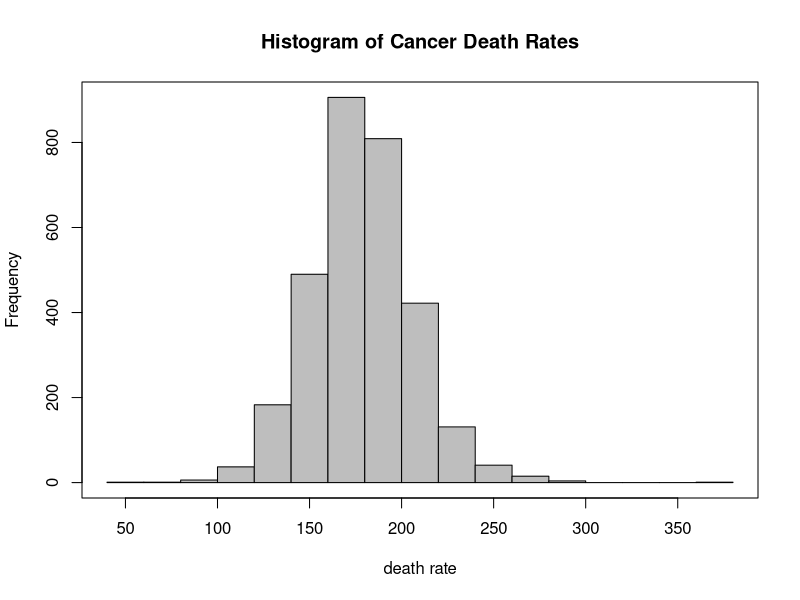
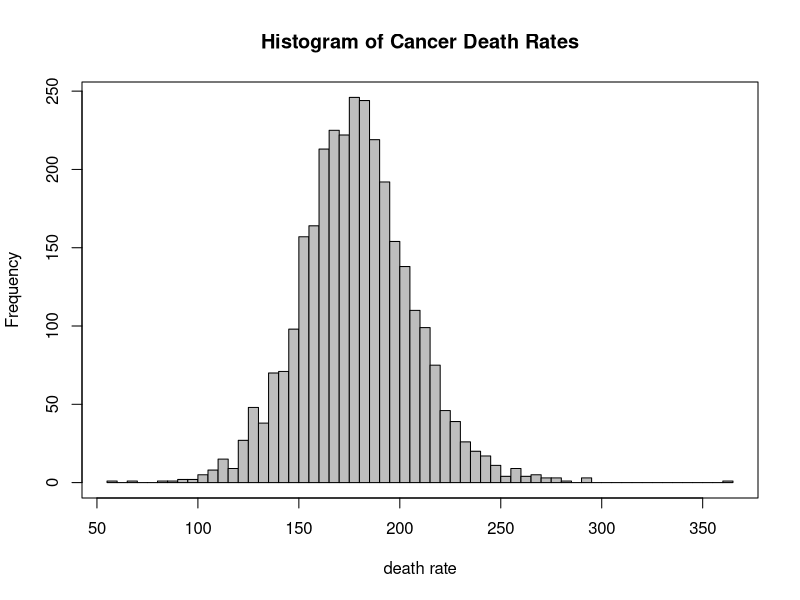
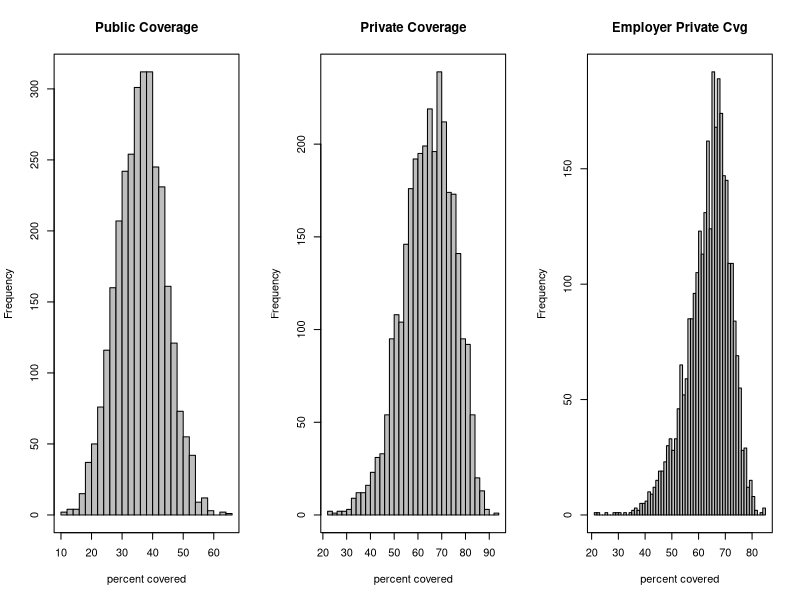
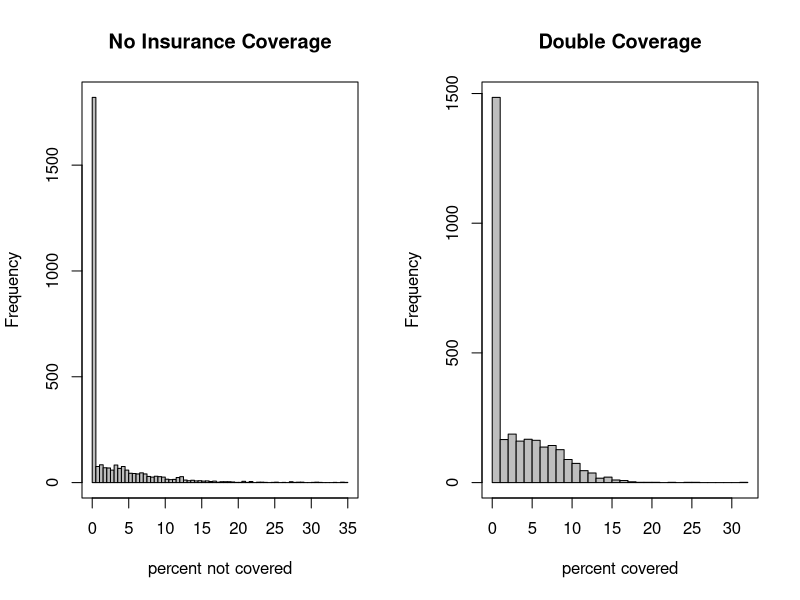
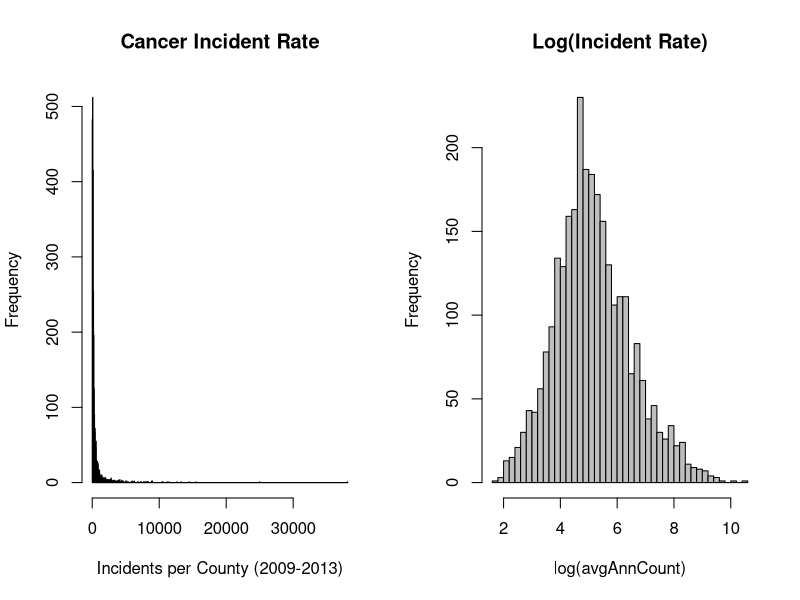
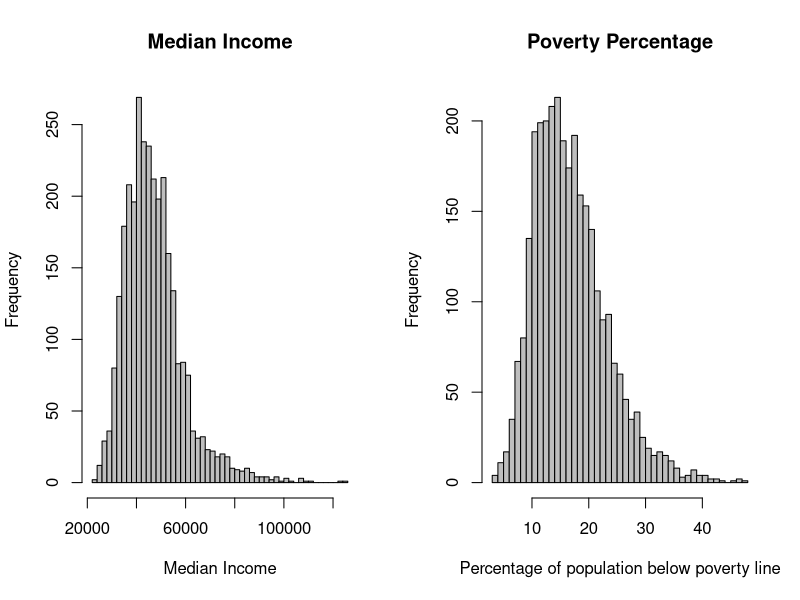
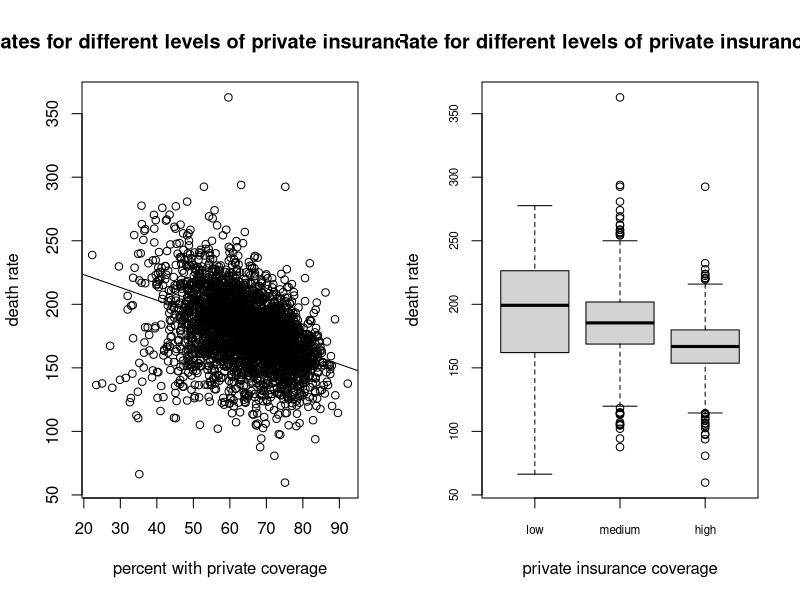
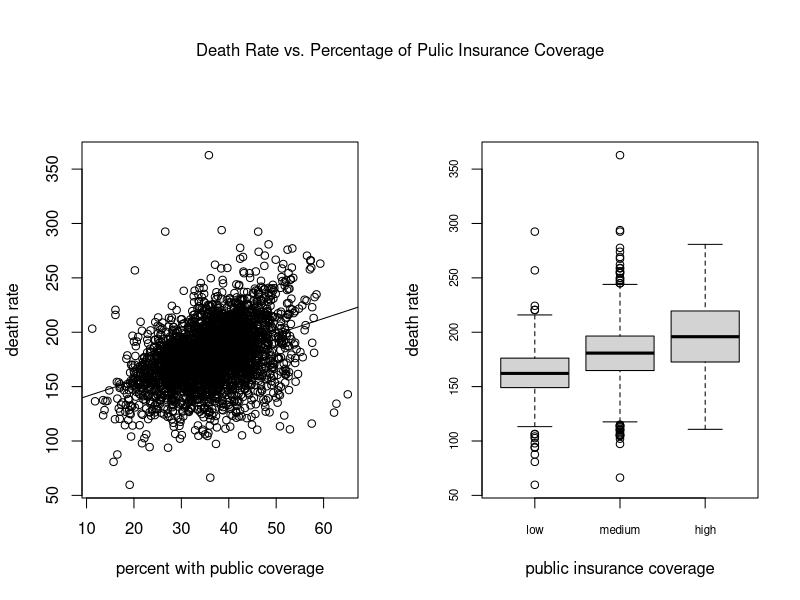

The R script that drew these images, in order:
## ---- chunk 1
knitr::opts_chunk$set(echo = TRUE,warning=FALSE)
library(car)
library(gridExtra)
## ---- chunk 2
raw_data<-read.csv("cancer.csv")  #Assumes file in current working directory
cancer.df<-raw_data #Keep one copy of raw data as is
## ---- chunk 3
str(cancer.df)
## ---- chunk 4
colSums(is.na(cancer.df)) 
## ---- chunk 5
#Check medianAge based on summary
summary(cancer.df$MedianAge)

## ---- chunk 6
#Check medianAge based on summary

ageoutliers<-cancer.df[cancer.df$MedianAge>100,]  
summary(ageoutliers$MedianAge) # 
## ---- chunk 7
#Divide outliers by 10
cancer.df$MedianAge[cancer.df$MedianAge>150]<-cancer.df$MedianAge/10  # Set outlier values to NA
summary(cancer.df$MedianAge)
## ---- chunk 8
cancer.df$AnnCountPercent<-100*cancer.df$avgAnnCount/cancer.df$popEst2015
summary(cancer.df$AnnCountPercent)
## ---- chunk 9

#Assuming anything over 50% incident rate has to be an error
outliers<-cancer.df[cancer.df$AnnCountPercent>50,] 
summary(outliers$avgAnnCount)

## ---- chunk 10

error_value<-outliers[1,"avgAnnCount"]
#Assuming any observation with this value is an error, set them to NA
cancer.df$avgAnnCount[cancer.df$avgAnnCount==error_value]<-NA
#Recalculate percentages
cancer.df$AnnCountPercent<-with(cancer.df,100*avgAnnCount/popEst2015) 
summary(cancer.df$AnnCountPercent)

## ---- chunk 11
cancer.df$PctDoubleCoverage=cancer.df$PctPublicCoverage + cancer.df$PctPrivateCoverage - 100
cancer.df$PctDoubleCoverage[cancer.df$PctDoubleCoverage < 0] = 0
cancer.df$PctNoCoverage = 100 - cancer.df$PctPublicCoverage - cancer.df$PctPrivateCoverage
cancer.df$PctNoCoverage[cancer.df$PctNoCoverage < 0] = 0
cancer.df$EmpSponsoredPct = cancer.df$PctEmpPrivCoverage / cancer.df$PctPrivateCoverage * 100
cancer.df$PctPublicCoverageCat<-cut(cancer.df$PctPublicCoverage, seq(0,100,10), right=FALSE)
cancer.df$PctPrivateCoverageCat<-cut(cancer.df$PctPrivateCoverage, seq(0,100,10), right=FALSE)
cancer.df$PctEmpPrivCoverageCat<-cut(cancer.df$PctEmpPrivCoverage, seq(0,100,10), right=FALSE)
cancer.df$IncomeCat<-cut(cancer.df$medIncome, seq(0,160000,20000), right=FALSE, labels=c("0 - 20k","20k - 40k", "40k - 60k", "60k - 80k", "80k - 100k", "100k - 120k", "120k - 140k", "140k - 160k"))
## ---- chunk 12
summary(cancer.df$deathRate)
## ---- chunk 13
with(cancer.df, hist(deathRate,  col = "gray", 
                     main="Histogram of Cancer Death Rates",
                     xlab="death rate"))
box()
## ---- chunk 14
with(cancer.df, hist(deathRate,  breaks='FD', col = "gray", 
                     main="Histogram of Cancer Death Rates",
                     xlab="death rate"))
box()
## ---- chunk 15
nrow(cancer.df[cancer.df$deathRate > 300,])
## ---- chunk 16
cancer.df[cancer.df$deathRate > 300,c(2:5,7,10,21:23,30)]
## ---- chunk 17
summary(cancer.df$PctPublicCoverage)
## ---- chunk 18
summary(cancer.df$PctPrivateCoverage)
## ---- chunk 19
summary(cancer.df$EmpSponsoredPct)
## ---- chunk 20
par(mfrow=c(1,3))
with(cancer.df, hist(PctPublicCoverage, breaks="FD", col = "gray", 
                     main="Public Coverage",
                     xlab = "percent covered"))
box()
with(cancer.df, hist(PctPrivateCoverage, breaks="FD", col = "gray", 
                     main="Private Coverage",
                     xlab="percent covered"))
box()
with(cancer.df, hist(EmpSponsoredPct, breaks="FD", col = "gray", 
                     main="Employer Private Cvg",
                     xlab = "percent covered"))
box()
## ---- chunk 21

par(mfrow=c(1,2))
with(cancer.df, hist(PctNoCoverage, breaks="FD", col = "gray", 
                     main="No Insurance Coverage",
                     xlab = "percent not covered"))
box()
with(cancer.df, hist(PctDoubleCoverage, breaks="FD", col = "gray", 
                     main="Double Coverage",
                     xlab = "percent covered"))
box()
## ---- chunk 22
#Summarize PctNoCoverage
summary(cancer.df$PctNoCoverage)
quantile(cancer.df$PctNoCoverage, prob = seq(0, 1, length = 11), type = 5)
## ---- chunk 23
#Summarize PctDoubleCoverage
summary(cancer.df$PctDoubleCoverage)
quantile(cancer.df$PctDoubleCoverage, prob = seq(0, 1, length = 11), type = 5)
## ---- chunk 24
par(mfrow=c(1,2))
hist(cancer.df$avgAnnCount, breaks="fd", xlab = "Incidents per County (2009-2013)", ylab="Frequency", main = "Cancer Incident Rate", col= "gray")
hist(log(cancer.df$avgAnnCount), breaks="fd", xlab = "log(avgAnnCount)", ylab="Frequency", main = "Log(Incident Rate)", col= "gray")
## ---- chunk 25
par(mfrow=c(1,2))
hist(cancer.df$medIncome, breaks="fd", xlab = "Median Income", ylab="Frequency", main = "Median Income", col= "gray")
hist(cancer.df$povertyPercent, breaks="fd", xlab = "Percentage of population below poverty line", ylab="Frequency", main = "Poverty Percentage", col= "gray")
## ---- chunk 26
plot(cancer.df$PctPrivateCoverage, cancer.df$deathRate, 
     xlab = "percent with private coverage", ylab = "death rate", 
     main = "Death rates for different levels of private insurance coverage")
abline(lm(cancer.df$deathRate ~ cancer.df$PctPrivateCoverage))

cor(cancer.df$deathRate, cancer.df$PctPrivateCoverage)
## ---- chunk 27
levels(cut(cancer.df$PctPrivateCoverage, 3, include.lowest=TRUE))
boxplot(deathRate ~ cut(PctPrivateCoverage, 3, include.lowest=TRUE, 
        labels=c("low", "medium", "high")), 
        data = cancer.df,
        cex.axis = .7,
        main = "Death Rate for different levels of private insurance coverage",
        xlab = "private insurance coverage", ylab = "death rate")
## ---- chunk 28
par(oma = c( 0, 0, 3, 0 ) )
par(mfrow=c(1,2))
plot(cancer.df$PctPublicCoverage, cancer.df$deathRate,  
     xlab = "percent with public coverage", ylab = "death rate")
abline(lm(cancer.df$deathRate ~ cancer.df$PctPublicCoverage))

cor(cancer.df$deathRate, cancer.df$PctPublicCoverage)
levels(cut(cancer.df$PctPublicCoverage, 3, include.lowest=TRUE))
boxplot(deathRate ~ cut(PctPublicCoverage, 3, include.lowest=TRUE, 
        labels=c("low", "medium", "high")), 
        data = cancer.df,
        cex.axis = .7,
        xlab = "public insurance coverage", ylab = "death rate")
mtext( "Death Rate vs. Percentage of Pulic Insurance Coverage",outer=TRUE )
## ---- chunk 29

plot(cancer.df$PctPublicCoverage, cancer.df$PctPrivateCoverage,  
     xlab = "percent with public coverage", ylab = "percent with private coverage", 
     main = "Private coverage for different levels of public insurance coverage")
abline(lm(cancer.df$PctPrivateCoverage ~ cancer.df$PctPublicCoverage))

cor(cancer.df$PctPrivateCoverage, cancer.df$PctPublicCoverage)
## ---- chunk 30
levels(cut(cancer.df$PctPublicCoverage, 3, include.lowest=TRUE))
boxplot(PctPrivateCoverage ~ cut(PctPublicCoverage, 3, include.lowest=TRUE, 
        labels=c("low", "medium", "high")), 
        data = cancer.df,
        cex.axis = .7,
        main = "Private coverage for different levels of public insurance coverage",
        xlab = "public insurance coverage", ylab = "percent with private coverage")


## ---- chunk 31
plot(cancer.df$EmpSponsoredPct, cancer.df$deathRate,  
     xlab = "percentage of private coverage provided by employers", 
     ylab = "death rate", 
     main = "Death rates for different levels of employer coverage")
abline(lm(cancer.df$deathRate ~ cancer.df$EmpSponsoredPct))

cor(cancer.df$deathRate, cancer.df$EmpSponsoredPct)
## ---- chunk 32

plot(log(cancer.df$avgAnnCount),cancer.df$PctPrivateCoverage, ylab = "% population with private health insurance", xlab="log(avgAnnCount)", main= "Correlation of Incident Rate with Private Insurance Coverage")
abline(lm(cancer.df$PctPrivateCoverage[!is.na(cancer.df$avgAnnCount)] ~ log(cancer.df$avgAnnCount[!is.na(cancer.df$avgAnnCount)])))

cor(log(cancer.df$avgAnnCount),cancer.df$PctPrivateCoverage, use = "complete.obs")
## ---- chunk 33
plot(log(cancer.df$avgAnnCount),cancer.df$PctPublicCoverage, ylab = "% population with public health insurance", xlab="log(avgAnnCount)", main= "Correlation of Incident Rate with Public Insurance Coverage")
abline(lm(cancer.df$PctPublicCoverage[!is.na(cancer.df$avgAnnCount)] ~ log(cancer.df$avgAnnCount[!is.na(cancer.df$avgAnnCount)])))

cor(log(cancer.df$avgAnnCount),cancer.df$PctPublicCoverage, use = "complete.obs")

## ---- chunk 34
plot(log(cancer.df$avgAnnCount),cancer.df$deathRate, ylab = "Cancer Death Rate", xlab="log(avgAnnCount)", main= "Death Rate vs log(avgAnnCount)")
abline(lm(cancer.df$deathRate[!is.na(cancer.df$avgAnnCount)] ~ log(cancer.df$avgAnnCount[!is.na(cancer.df$avgAnnCount)])))

cor(log(cancer.df$avgAnnCount),cancer.df$deathRate, use = "complete.obs")
## ---- chunk 35

levels(cut(log(cancer.df$avgAnnCount), 7, include.lowest=TRUE))
boxplot(deathRate ~ cut(log(avgAnnCount), 7, include.lowest=TRUE), 
        data = cancer.df,
        cex.axis = .7,
        main = "Death Rate for different levels of incidence rate",
        xlab = "log(avgAnnCount)", ylab = "Death Rate")
## ---- chunk 36
scatterplot(cancer.df$medIncome,cancer.df$PctPrivateCoverage, ylab = "% population with private health insurance", xlab="Median Income", main= "Private Coverage vs Median Income", col=palette(), boxplots = FALSE, legend = TRUE)

cor(cancer.df$medIncome,cancer.df$PctPrivateCoverage)
## ---- chunk 37

boxplot(cancer.df$PctPrivateCoverage ~ cut(cancer.df$medIncome, right=FALSE,seq(20000,140000,20000),labels = c("20k - 40k","40k - 60k","60k - 80k", "80k - 100k", "100k - 120k", "120k - 140k")),
        main = "Private Coverage for different levels of income",
        xlab = "Median Income", ylab = "Private Coverage")
## ---- chunk 38
scatterplot(cancer.df$medIncome,cancer.df$PctPublicCoverage, ylab = "% population with public health insurance", xlab="Median Income", main= "Public Coverage vs Median Income", col=palette(), boxplots = FALSE, legend = TRUE)

cor(cancer.df$medIncome,cancer.df$PctPublicCoverage)
## ---- chunk 39

boxplot(cancer.df$PctPublicCoverage ~ cut(cancer.df$medIncome, right=FALSE,seq(20000,140000,20000),labels = c("20k - 40k","40k - 60k","60k - 80k", "80k - 100k", "100k - 120k", "120k - 140k")),
        main = "Public Coverage for different levels of income",
        xlab = "Median Income", ylab = "Public Coverage")
## ---- chunk 40
scatterplot(cancer.df$medIncome,cancer.df$deathRate, ylab = "Cancer Death Rates", xlab="Median Income", main= "Median Income vs Cancer Death Rates", col=palette(), boxplots = FALSE, legend = TRUE)

cor(cancer.df$medIncome,cancer.df$deathRate)
## ---- chunk 41

boxplot(cancer.df$deathRate ~ cut(cancer.df$medIncome, right=FALSE,seq(20000,140000,20000),labels = c("20k - 40k","40k - 60k","60k - 80k", "80k - 100k", "100k - 120k", "120k - 140k")),
        main = "Cancer Death Rates for different levels of income",
        xlab = "Median Income", ylab = "Cancer Death Rates")
## ---- chunk 42
scatterplot(cancer.df$povertyPercent,cancer.df$PctPrivateCoverage, ylab = "% population with private health insurance", xlab="% Population below poverty line", main= "Private Coverage vs Poverty Percent", col=palette(), boxplots = FALSE, legend = TRUE)

cor(cancer.df$povertyPercent,cancer.df$PctPrivateCoverage)
## ---- chunk 43

boxplot(cancer.df$PctPrivateCoverage ~ cut(cancer.df$povertyPercent, right=FALSE,seq(0,50,10),labels = c("0% - 10%","10% - 20%","20% - 30%","30% - 40%", "40% - 50%")),
        main = "Private Coverage for different levels of poverty percent",
        xlab = "% Population below poverty line", ylab = "Private Coverage")
## ---- chunk 44
scatterplot(cancer.df$povertyPercent,cancer.df$PctPublicCoverage, ylab = "% population with public health insurance", xlab="% Population below poverty line", main= "Public Coverage vs Poverty Percent", col=palette(), boxplots = FALSE, legend = TRUE)

cor(cancer.df$povertyPercent,cancer.df$PctPublicCoverage)
## ---- chunk 45

boxplot(cancer.df$PctPublicCoverage ~ cut(cancer.df$povertyPercent, right=FALSE,seq(0,50,10),labels = c("0% - 10%","10% - 20%","20% - 30%","30% - 40%", "40% - 50%")),
        main = "Public Coverage for different levels of poverty percent",
        xlab = "% Population below poverty line", ylab = "Public Coverage")
## ---- chunk 46
scatterplot(cancer.df$povertyPercent,cancer.df$deathRate, ylab = "Cancer Death Rate", xlab="% Population below poverty line", main= "Cancer Death Rate vs Poverty Percent", col=palette(), boxplots = FALSE, legend = TRUE)

cor(cancer.df$povertyPercent,cancer.df$deathRate)
## ---- chunk 47

boxplot(cancer.df$deathRate ~ cut(cancer.df$povertyPercent, right=FALSE,seq(0,50,10),labels = c("0% - 10%","10% - 20%","20% - 30%","30% - 40%", "40% - 50%")),
        main = "Cancer Death Rates for different levels of poverty percent",
        xlab = "% Population below poverty line", ylab = "Cancer Death Rates")
